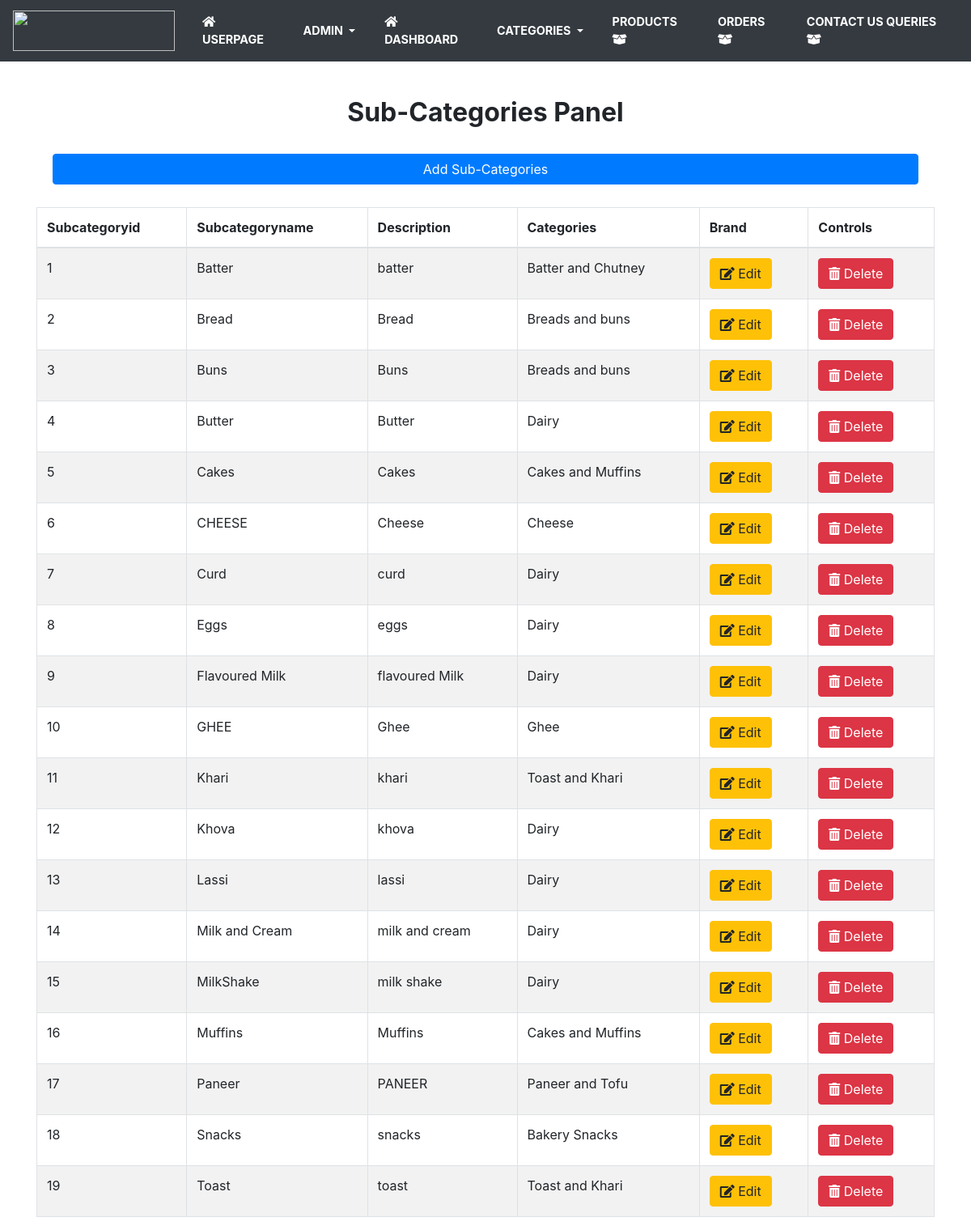
Page /Code/subcategories.php (signed in) on the committed database.
### tables this page shows
CREATE TABLE `subcategory` (
  `subcategoryid` int(50) NOT NULL,
  `subcategoryname` varchar(100) NOT NULL,
  `description` text NOT NULL,
  `categories` varchar(100) NOT NULL
);

### Code/subcategories.php (the view, shortened to what this page needs)
<!doctype html>
<html lang="en">
<head>
</head>
<body>
<?php
include_once "adminheader2.php";
?>
<div class="container">
<div class="card-body">
    <br>
    <h2 class="text-center"><b>Sub-Categories Panel</b></h2>
    <br>
    <h4 class="box-link"><a href="addsubcategories.php" class='btn btn-primary btn-block' name="add_subcategories" action="addsubcategories.php">Add Sub-Categories</a> </h4>
</div>
    <table class="table table-bordered table-striped">
        <thead>
        <tr>
            <th>Subcategoryid</th>
            <th>Subcategoryname</th>
            <th>Description</th>
            <th>Categories</th>
            <th>Brand</th>
            <th colspan="2">Controls</th>
        </tr>
        </thead>
        <tbody>
        <?php
       include_once "connection.php";
       $srno = 1;
        $selectcat = "select * from subcategory ORDER BY `subcategoryname` ASC";
        $result = mysqli_query($con, $selectcat);
        while ($row = mysqli_fetch_array($result)) {
            ?>
            <tr>
                <td><?php echo $srno; ?></td>
                <td><?php echo $row[1]; ?></td>
                <td><?php echo $row[2]; ?></td>
                <td><?php echo $row[3]; ?></td>
                <td><a
                href='editsubcategory.php?subcategoryid=<?php echo $row[0]; ?>' class='btn btn-warning'> <i class='fas fa-edit'></i> Edit</a></td>
                <td>
                    <form onsubmit="return confirm('Are you Sure to Delete ?')" action="manage_subcategories.php" method="post">
                        <button type="submit" class="btn btn-danger"><i class='fas fa-trash-alt'></i> Delete</button>
                    </form>
                </td>
            </tr>
            <?php
$srno++;
        }
        ?>
        </tbody>
    </table>
</div>
</body>
</html><?php

### rows in the picture
subcategory: subcategoryname "Batter", description "batter", categories "Batter and Chutney"
subcategory: subcategoryname "Bread", description "Bread", categories "Breads and buns"
subcategory: subcategoryname "Buns", description "Buns", categories "Breads and buns"
subcategory: subcategoryname "Butter", description "Butter", categories "Dairy"
subcategory: subcategoryname "Cakes", description "Cakes", categories "Cakes and Muffins"
subcategory: subcategoryname "CHEESE", description "Cheese", categories "Cheese"
subcategory: subcategoryname "Curd", description "curd", categories "Dairy"
subcategory: subcategoryname "Eggs", description "eggs", categories "Dairy"
subcategory: subcategoryname "Flavoured Milk", description "flavoured Milk", categories "Dairy"
subcategory: subcategoryname "GHEE", description "Ghee", categories "Ghee"
subcategory: subcategoryname "Khari", description "khari", categories "Toast and Khari"
subcategory: subcategoryname "Khova", description "khova", categories "Dairy"
subcategory: subcategoryname "Lassi", description "lassi", categories "Dairy"
subcategory: subcategoryname "Milk and Cream", description "milk and cream", categories "Dairy"
subcategory: subcategoryname "MilkShake", description "milk shake", categories "Dairy"
subcategory: subcategoryname "Muffins", description "Muffins", categories "Cakes and Muffins"
subcategory: subcategoryname "Paneer", description "PANEER", categories "Paneer and Tofu"
subcategory: subcategoryname "Snacks", description "snacks", categories "Bakery Snacks"
subcategory: subcategoryname "Toast", description "toast", categories "Toast and Khari"
